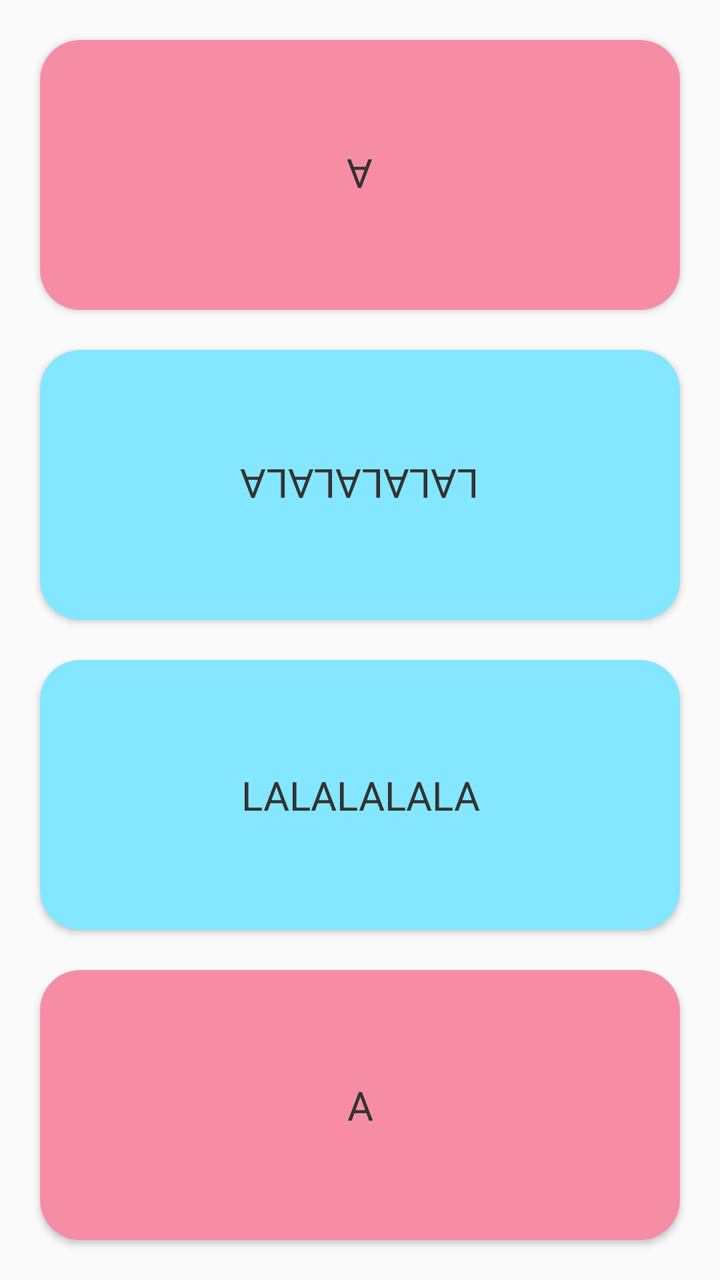
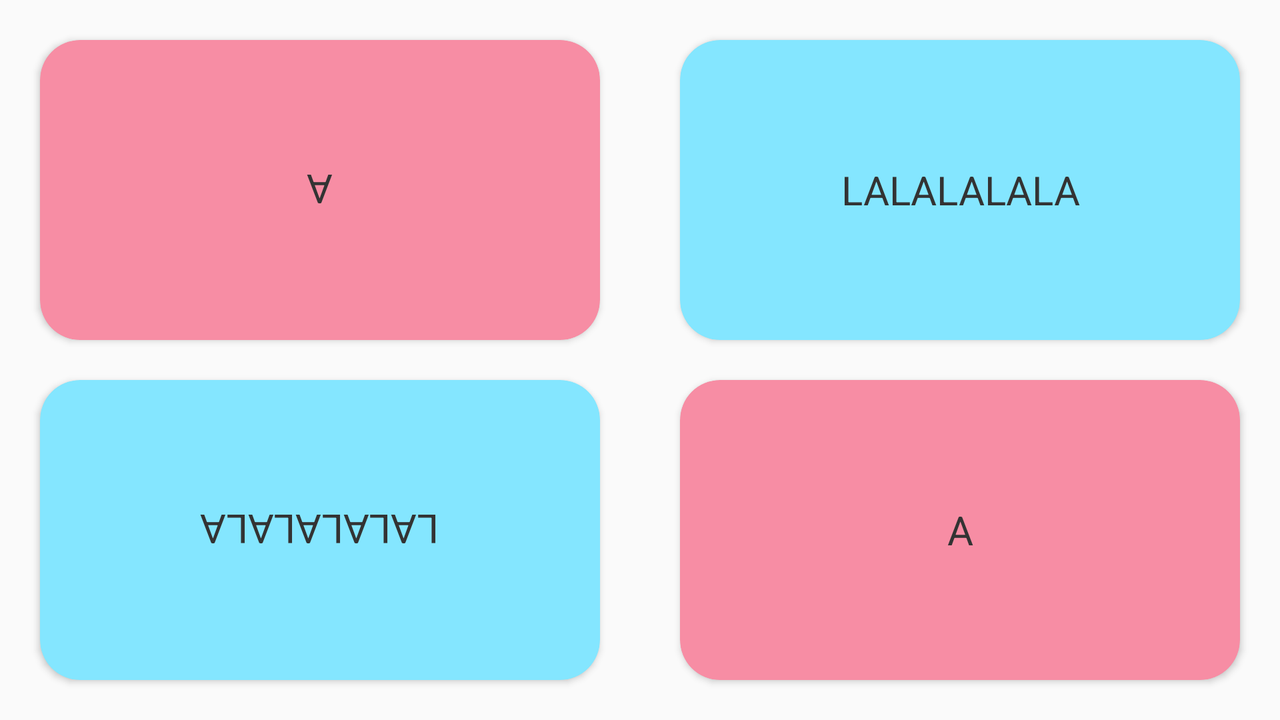

One screen, two layout resources from the same app: the default and the repository's alternative for another configuration. Each is rendered where Android would select it; the XML of both is given below.
<!-- AndroidManifest.xml: application theme Theme.WordmindedXml -->
<!-- res/layout/activity_game.xml -->
<?xml version="1.0" encoding="utf-8"?>
<LinearLayout xmlns:android="http://schemas.android.com/apk/res/android"
    xmlns:app="http://schemas.android.com/apk/res-auto"
    xmlns:tools="http://schemas.android.com/tools"
    android:id="@+id/game_screen"
    android:layout_width="match_parent"
    android:layout_height="match_parent"
    android:background="?colorOnPrimary"
    android:orientation="vertical"
    tools:context=".game.GameActivity">

    <androidx.cardview.widget.CardView
        android:layout_width="match_parent"
        android:layout_height="0dp"
        android:layout_marginStart="@dimen/margin_big_size"
        android:layout_marginTop="@dimen/margin_big_size"
        android:layout_marginEnd="@dimen/margin_big_size"
        android:layout_marginBottom="@dimen/margin_medium_size"
        android:layout_weight="1"
        android:backgroundTint="?colorSecondary"
        android:rotation="180"
        app:cardCornerRadius="@dimen/corner_radius">

        <TextView
            android:id="@+id/game_letter_top"
            android:layout_width="match_parent"
            android:layout_height="match_parent"
            android:gravity="center"
            android:textAlignment="center"
            android:textColor="?colorOnSecondary"
            android:textSize="@dimen/text_medium_size"
            tools:text="A" />
    </androidx.cardview.widget.CardView>

    <androidx.cardview.widget.CardView
        android:layout_width="match_parent"
        android:layout_height="0dp"
        android:layout_marginStart="@dimen/margin_big_size"
        android:layout_marginTop="@dimen/margin_medium_size"
        android:layout_marginEnd="@dimen/margin_big_size"
        android:layout_marginBottom="@dimen/margin_medium_size"
        android:layout_weight="1"
        android:backgroundTint="?colorPrimary"
        android:rotation="180"
        app:cardCornerRadius="@dimen/corner_radius">

        <TextView
            android:id="@+id/game_task_top"
            android:layout_width="match_parent"
            android:layout_height="match_parent"
            android:gravity="center"
            android:textAlignment="center"
            android:textColor="?colorOnSecondary"
            android:textSize="@dimen/text_medium_size"
            tools:text="LALALALALA" />
    </androidx.cardview.widget.CardView>

    <androidx.cardview.widget.CardView
        android:layout_width="match_parent"
        android:layout_height="0dp"
        android:layout_marginStart="@dimen/margin_big_size"
        android:layout_marginTop="@dimen/margin_medium_size"
        android:layout_marginEnd="@dimen/margin_big_size"
        android:layout_marginBottom="@dimen/margin_medium_size"
        android:layout_weight="1"
        android:backgroundTint="?colorPrimary"
        app:cardCornerRadius="@dimen/corner_radius">

        <TextView
            android:id="@+id/game_task_bottom"
            android:layout_width="match_parent"
            android:layout_height="match_parent"
            android:gravity="center"
            android:textAlignment="center"
            android:textColor="?colorOnSecondary"
            android:textSize="@dimen/text_medium_size"
            tools:text="LALALALALA" />
    </androidx.cardview.widget.CardView>

    <androidx.cardview.widget.CardView
        android:layout_width="match_parent"
        android:layout_height="0dp"
        android:layout_marginStart="@dimen/margin_big_size"
        android:layout_marginTop="@dimen/margin_medium_size"
        android:layout_marginEnd="@dimen/margin_big_size"
        android:layout_marginBottom="@dimen/margin_big_size"
        android:layout_weight="1"
        android:backgroundTint="?colorSecondary"
        app:cardCornerRadius="@dimen/corner_radius">

        <TextView
            android:id="@+id/game_letter_bottom"
            android:layout_width="match_parent"
            android:layout_height="match_parent"
            android:gravity="center"
            android:textAlignment="center"
            android:textColor="?colorOnSecondary"
            android:textSize="@dimen/text_medium_size"
            tools:text="A" />

    </androidx.cardview.widget.CardView>
</LinearLayout>
<!-- resources referenced by this layout -->
<resources>
  <dimen name="corner_radius">20dp</dimen>
  <dimen name="margin_big_size">20dp</dimen>
  <dimen name="margin_medium_size">10dp</dimen>
  <dimen name="text_medium_size">20sp</dimen>
  <style name="Theme.WordmindedXml" parent="Theme.MaterialComponents.DayNight.NoActionBar">
          
          <item name="colorPrimary">@color/lightBlue</item>
          <item name="colorPrimaryVariant">@color/darkBlue</item>
          <item name="colorOnPrimary">@color/white</item>
          
          <item name="colorSecondary">@color/lightRed</item>
          <item name="colorSecondaryVariant">@color/darkRed</item>
          <item name="colorOnSecondary">@color/black</item>
          
          <item name="android:statusBarColor">?attr/colorOnPrimary</item>
          
      </style>
  <color name="lightBlue">#84E6FF</color>
  <color name="darkBlue">#4091B4</color>
  <color name="white">#FAFAFA</color>
  <color name="lightRed">#F78DA4</color>
  <color name="darkRed">#9E2433</color>
  <color name="black">#333333</color>
</resources>
<!-- res/layout-land/activity_game.xml (the repository's variant of the layout above) -->
<!-- drawn on the phone turned sideways -->
<?xml version="1.0" encoding="utf-8"?>
<LinearLayout xmlns:android="http://schemas.android.com/apk/res/android"
    xmlns:app="http://schemas.android.com/apk/res-auto"
    xmlns:tools="http://schemas.android.com/tools"
    android:id="@+id/game_screen"
    android:layout_width="match_parent"
    android:layout_height="match_parent"
    android:background="?colorOnPrimary"
    android:orientation="horizontal">

    <LinearLayout
        android:layout_width="wrap_content"
        android:layout_height="match_parent"
        android:layout_weight="1"
        android:orientation="vertical">

        <androidx.cardview.widget.CardView
            android:layout_width="match_parent"
            android:layout_height="0dp"
            android:layout_marginStart="@dimen/margin_big_size"
            android:layout_marginTop="@dimen/margin_big_size"
            android:layout_marginEnd="@dimen/margin_big_size"
            android:layout_marginBottom="@dimen/margin_medium_size"
            android:layout_weight="1"
            android:backgroundTint="?colorSecondary"
            android:rotation="180"
            app:cardCornerRadius="@dimen/corner_radius">

            <TextView
                android:id="@+id/game_letter_top"
                android:layout_width="match_parent"
                android:layout_height="match_parent"
                android:gravity="center"
                android:textAlignment="center"
                android:textColor="?colorOnSecondary"
                android:textSize="@dimen/text_medium_size"
                tools:text="A" />
        </androidx.cardview.widget.CardView>

        <androidx.cardview.widget.CardView
            android:layout_width="match_parent"
            android:layout_height="0dp"
            android:layout_marginStart="@dimen/margin_big_size"
            android:layout_marginTop="@dimen/margin_medium_size"
            android:layout_marginEnd="@dimen/margin_big_size"
            android:layout_marginBottom="@dimen/margin_big_size"
            android:layout_weight="1"
            android:backgroundTint="?colorPrimary"
            android:rotation="180"
            app:cardCornerRadius="@dimen/corner_radius">

            <TextView
                android:id="@+id/game_task_top"
                android:layout_width="match_parent"
                android:layout_height="match_parent"
                android:gravity="center"
                android:textAlignment="center"
                android:textColor="?colorOnSecondary"
                android:textSize="@dimen/text_medium_size"
                tools:text="LALALALALA" />
        </androidx.cardview.widget.CardView>
    </LinearLayout>

    <LinearLayout
        android:layout_width="wrap_content"
        android:layout_height="match_parent"
        android:layout_weight="1"
        android:orientation="vertical">

        <androidx.cardview.widget.CardView
            android:layout_width="match_parent"
            android:layout_height="0dp"
            android:layout_marginStart="@dimen/margin_big_size"
            android:layout_marginTop="@dimen/margin_big_size"
            android:layout_marginEnd="@dimen/margin_big_size"
            android:layout_marginBottom="@dimen/margin_medium_size"
            android:layout_weight="1"
            android:backgroundTint="?colorPrimary"
            app:cardCornerRadius="@dimen/corner_radius">

            <TextView
                android:id="@+id/game_task_bottom"
                android:layout_width="match_parent"
                android:layout_height="match_parent"
                android:gravity="center"
                android:textAlignment="center"
                android:textColor="?colorOnSecondary"
                android:textSize="@dimen/text_medium_size"
                tools:text="LALALALALA" />
        </androidx.cardview.widget.CardView>

        <androidx.cardview.widget.CardView
            android:layout_width="match_parent"
            android:layout_height="0dp"
            android:layout_marginStart="@dimen/margin_big_size"
            android:layout_marginTop="@dimen/margin_medium_size"
            android:layout_marginEnd="@dimen/margin_big_size"
            android:layout_marginBottom="@dimen/margin_big_size"
            android:layout_weight="1"
            android:backgroundTint="?colorSecondary"
            app:cardCornerRadius="@dimen/corner_radius">

            <TextView
                android:id="@+id/game_letter_bottom"
                android:layout_width="match_parent"
                android:layout_height="match_parent"
                android:gravity="center"
                android:textAlignment="center"
                android:textColor="?colorOnSecondary"
                android:textSize="@dimen/text_medium_size"
                tools:text="A" />

        </androidx.cardview.widget.CardView>
    </LinearLayout>
</LinearLayout>
